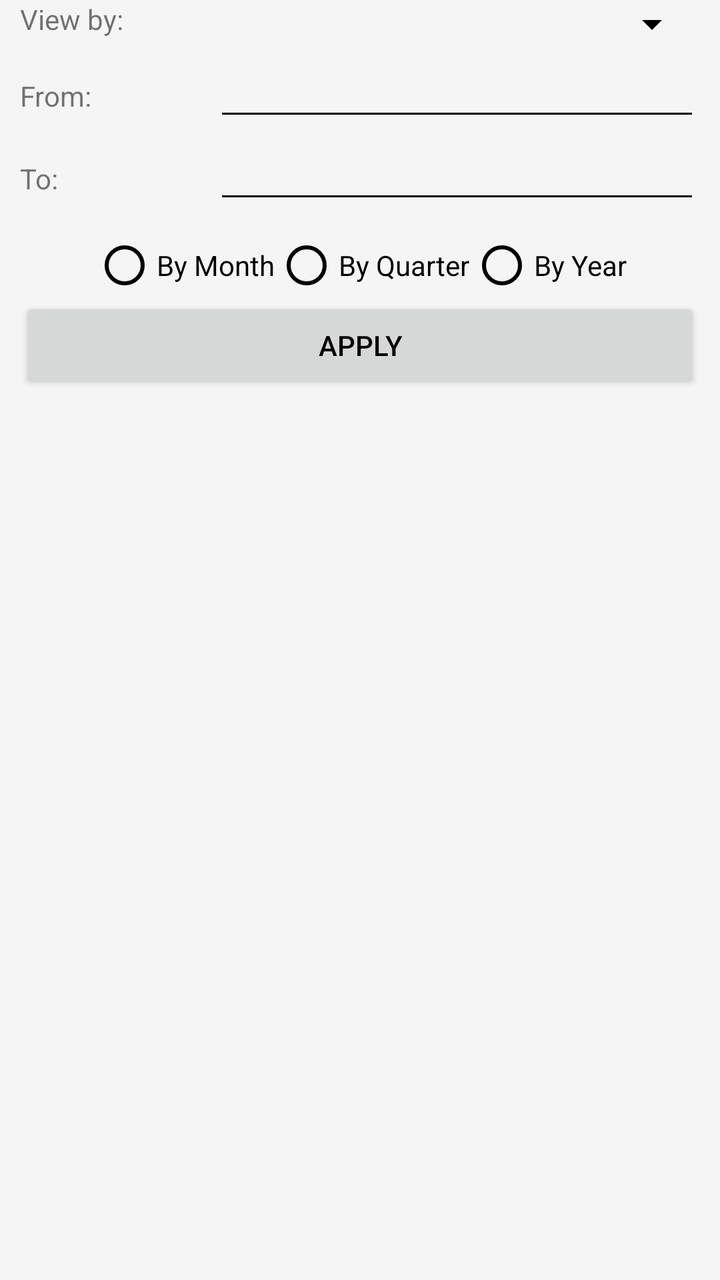
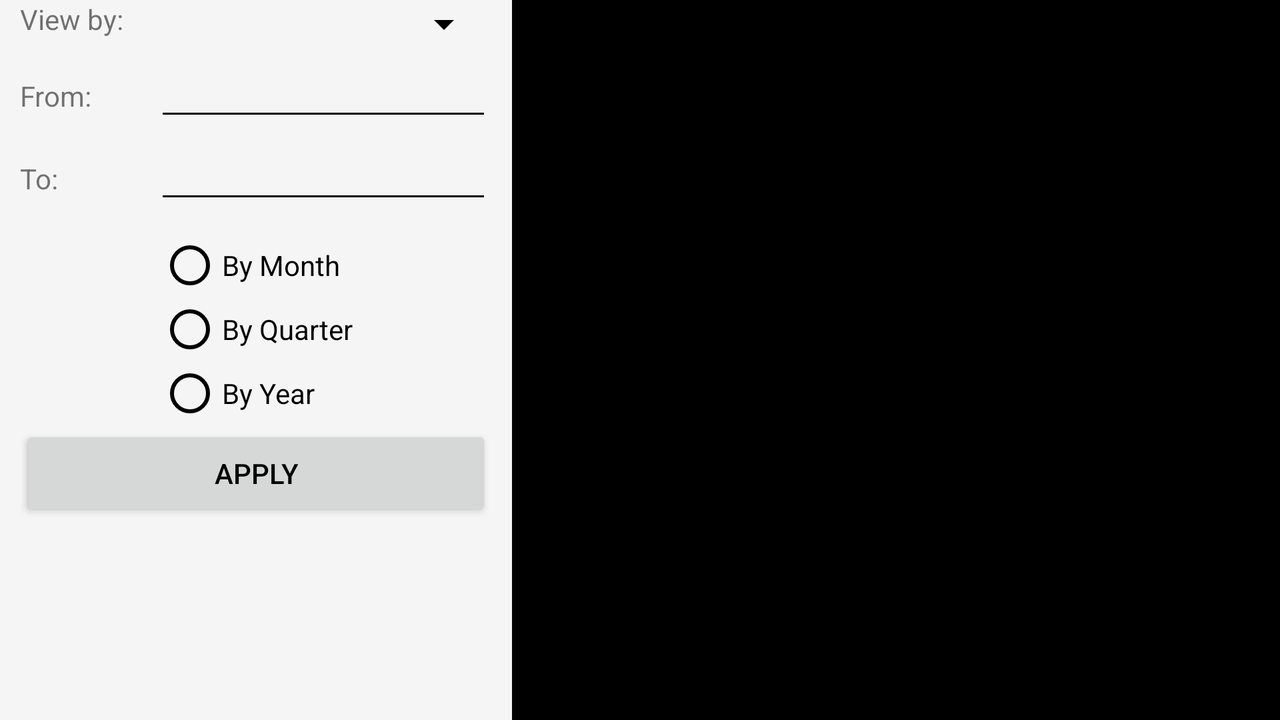

The same Android screen from two of the app's own layout files: first res/layout/ as a phone draws it, then the repository's variant for another configuration, drawn on a device whose configuration selects that folder. Both files follow.
<!-- AndroidManifest.xml: application theme AppTheme -->
<!-- res/layout/rank_city.xml -->
<?xml version="1.0" encoding="utf-8"?>
<LinearLayout xmlns:android="http://schemas.android.com/apk/res/android"
    xmlns:tools="http://schemas.android.com/tools"
    android:layout_width="match_parent"
    android:layout_height="match_parent"
    android:orientation="vertical"
    tools:context="com.sirmamobile.saltlux.MainActivity" >

    <LinearLayout
        android:layout_width="match_parent"
        android:layout_height="wrap_content"
        android:orientation="horizontal"
        android:paddingLeft="10dp"
        android:paddingRight="10dp" >

        <TextView
            android:layout_width="0dp"
            android:layout_height="wrap_content"
            android:layout_weight="2"
            android:text="@string/view_by_" />

        <Spinner
            android:id="@+id/spView"
            android:layout_width="0dp"
            android:layout_height="wrap_content"
            android:layout_weight="5"
            android:padding="5dp" />
    </LinearLayout>

    <LinearLayout
        android:layout_width="match_parent"
        android:layout_height="wrap_content"
        android:orientation="horizontal"
        android:paddingLeft="10dp"
        android:paddingRight="10dp" >

        <TextView
            android:layout_width="0dp"
            android:layout_height="wrap_content"
            android:layout_weight="2"
            android:text="@string/from_" />

        <EditText
            android:id="@+id/txtFromDate"
            android:layout_width="0dp"
            android:layout_height="wrap_content"
            android:layout_weight="5"
            android:focusable="false" />
    </LinearLayout>

    <LinearLayout
        android:layout_width="match_parent"
        android:layout_height="wrap_content"
        android:orientation="horizontal"
        android:paddingLeft="10dp"
        android:paddingRight="10dp" >

        <TextView
            android:layout_width="0dp"
            android:layout_height="wrap_content"
            android:layout_weight="2"
            android:text="@string/to_" />

        <EditText
            android:id="@+id/txtToDate"
            android:layout_width="0dp"
            android:layout_height="wrap_content"
            android:layout_weight="5"
            android:focusable="false" />
    </LinearLayout>

    <LinearLayout
        android:layout_width="match_parent"
        android:layout_height="wrap_content"
        android:layout_margin="10dp"
        android:orientation="vertical" >

        <RadioGroup
            android:id="@+id/myRadioGroup"
            android:layout_width="wrap_content"
            android:layout_height="wrap_content"
            android:layout_gravity="center_horizontal"
            android:checkedButton="@+id/sound"
            android:orientation="horizontal" >

            <RadioButton
                android:id="@+id/rbByMonth"
                android:layout_width="wrap_content"
                android:layout_height="wrap_content"
                android:text="@string/by_month" />

            <RadioButton
                android:id="@+id/rbByQuarter"
                android:layout_width="wrap_content"
                android:layout_height="wrap_content"
                android:text="@string/by_quarter" />

            <RadioButton
                android:id="@+id/rbByYear"
                android:layout_width="wrap_content"
                android:layout_height="wrap_content"
                android:text="@string/by_year" />
        </RadioGroup>

        <Button
            android:id="@+id/btnApply"
            android:layout_width="match_parent"
            android:layout_height="wrap_content"
            android:layout_gravity="center_horizontal"
            android:text="@string/apply" />
    </LinearLayout>

    <android.support.v4.view.ViewPager
        android:id="@+id/vfRanks"
        android:layout_width="match_parent"
        android:layout_height="match_parent">
    </android.support.v4.view.ViewPager>

</LinearLayout>
<!-- resources referenced by this layout -->
<resources>
  <string name="apply">Apply</string>
  <string name="by_month">By Month</string>
  <string name="by_quarter">By Quarter</string>
  <string name="by_year">By Year</string>
  <string name="from_">From:</string>
  <string name="to_">To:</string>
  <string name="view_by_">View by:</string>
  <style name="AppTheme" parent="AppBaseTheme">
          
      </style>
  <style name="AppBaseTheme" parent="@style/Theme.AppCompat.Light.NoActionBar">
          <item name="colorPrimary">@color/colorPrimary</item>
          <item name="colorPrimaryDark">@color/colorPrimaryDark</item>
      	<item name="colorAccent">@color/colorAccent</item>
          <item name="android:windowBackground">@color/windowBackground</item>
          <item name="android:textColorPrimary">@color/textColorPrimary</item>
          <item name="android:textColorSecondary">@color/textColorSecondary</item>
          <item name="android:textColorHint">@color/textColorHint</item>
      </style>
  <color name="colorPrimary">@color/material_grey_500</color>
  <color name="colorPrimaryDark">@color/material_grey_900</color>
  <color name="colorAccent">@color/material_grey_900</color>
  <color name="windowBackground">@color/material_grey_100</color>
  <color name="textColorPrimary">@color/material_black</color>
  <color name="textColorSecondary">@color/material_black</color>
  <color name="textColorHint">@color/material_grey_500</color>
  <color name="material_grey_500">#9E9E9E</color>
  <color name="material_grey_900">#212121</color>
  <color name="material_grey_100">#F5F5F5</color>
  <color name="material_black">#000000</color>
</resources>
<!-- res/layout-land/rank_city.xml (the repository's variant of the layout above) -->
<!-- drawn on the phone turned sideways -->
<?xml version="1.0" encoding="utf-8"?>
<LinearLayout xmlns:android="http://schemas.android.com/apk/res/android"
    xmlns:tools="http://schemas.android.com/tools"
    android:layout_width="match_parent"
    android:layout_height="match_parent"
    android:orientation="horizontal"
    tools:context="com.sirmamobile.saltlux.MainActivity" >

    <ScrollView
        android:layout_width="1dp"
        android:layout_height="wrap_content"
        android:layout_weight="2" >

        <LinearLayout
            android:layout_width="match_parent"
            android:layout_height="wrap_content"
            android:orientation="vertical" >

            <LinearLayout
                android:layout_width="match_parent"
                android:layout_height="wrap_content"
                android:orientation="horizontal"
                android:paddingLeft="10dp"
                android:paddingRight="10dp" >

                <TextView
                    android:layout_width="0dp"
                    android:layout_height="wrap_content"
                    android:layout_weight="2"
                    android:text="@string/view_by_" />

                <Spinner
                    android:id="@+id/spView"
                    android:layout_width="0dp"
                    android:layout_height="wrap_content"
                    android:layout_weight="5"
                    android:padding="5dp" />
            </LinearLayout>

            <LinearLayout
                android:layout_width="match_parent"
                android:layout_height="wrap_content"
                android:orientation="horizontal"
                android:paddingLeft="10dp"
                android:paddingRight="10dp" >

                <TextView
                    android:layout_width="0dp"
                    android:layout_height="wrap_content"
                    android:layout_weight="2"
                    android:text="@string/from_" />

                <EditText
                    android:id="@+id/txtFromDate"
                    android:layout_width="0dp"
                    android:layout_height="wrap_content"
                    android:layout_weight="5"
                    android:focusable="false" />
            </LinearLayout>

            <LinearLayout
                android:layout_width="match_parent"
                android:layout_height="wrap_content"
                android:orientation="horizontal"
                android:paddingLeft="10dp"
                android:paddingRight="10dp" >

                <TextView
                    android:layout_width="0dp"
                    android:layout_height="wrap_content"
                    android:layout_weight="2"
                    android:text="@string/to_" />

                <EditText
                    android:id="@+id/txtToDate"
                    android:layout_width="0dp"
                    android:layout_height="wrap_content"
                    android:layout_weight="5"
                    android:focusable="false" />
            </LinearLayout>

            <LinearLayout
                android:layout_width="match_parent"
                android:layout_height="wrap_content"
                android:layout_margin="10dp"
                android:orientation="vertical" >

                <RadioGroup
                    android:id="@+id/myRadioGroup"
                    android:layout_width="wrap_content"
                    android:layout_height="wrap_content"
                    android:layout_gravity="center_horizontal"
                    android:checkedButton="@+id/sound"
                    android:orientation="vertical" >

                    <RadioButton
                        android:id="@+id/rbByMonth"
                        android:layout_width="wrap_content"
                        android:layout_height="wrap_content"
                        android:text="@string/by_month" />

                    <RadioButton
                        android:id="@+id/rbByQuarter"
                        android:layout_width="wrap_content"
                        android:layout_height="wrap_content"
                        android:text="@string/by_quarter" />

                    <RadioButton
                        android:id="@+id/rbByYear"
                        android:layout_width="wrap_content"
                        android:layout_height="wrap_content"
                        android:text="@string/by_year" />
                </RadioGroup>

                <Button
                    android:id="@+id/btnApply"
                    android:layout_width="match_parent"
                    android:layout_height="wrap_content"
                    android:layout_gravity="center_horizontal"
                    android:text="@string/apply" />
            </LinearLayout>
        </LinearLayout>
    </ScrollView>

    <android.support.v4.view.ViewPager
        android:id="@+id/vfRanks"
        android:layout_width="1dp"
        android:layout_height="match_parent"
        android:layout_weight="3"
        android:background="#000" >
    </android.support.v4.view.ViewPager>

</LinearLayout>
